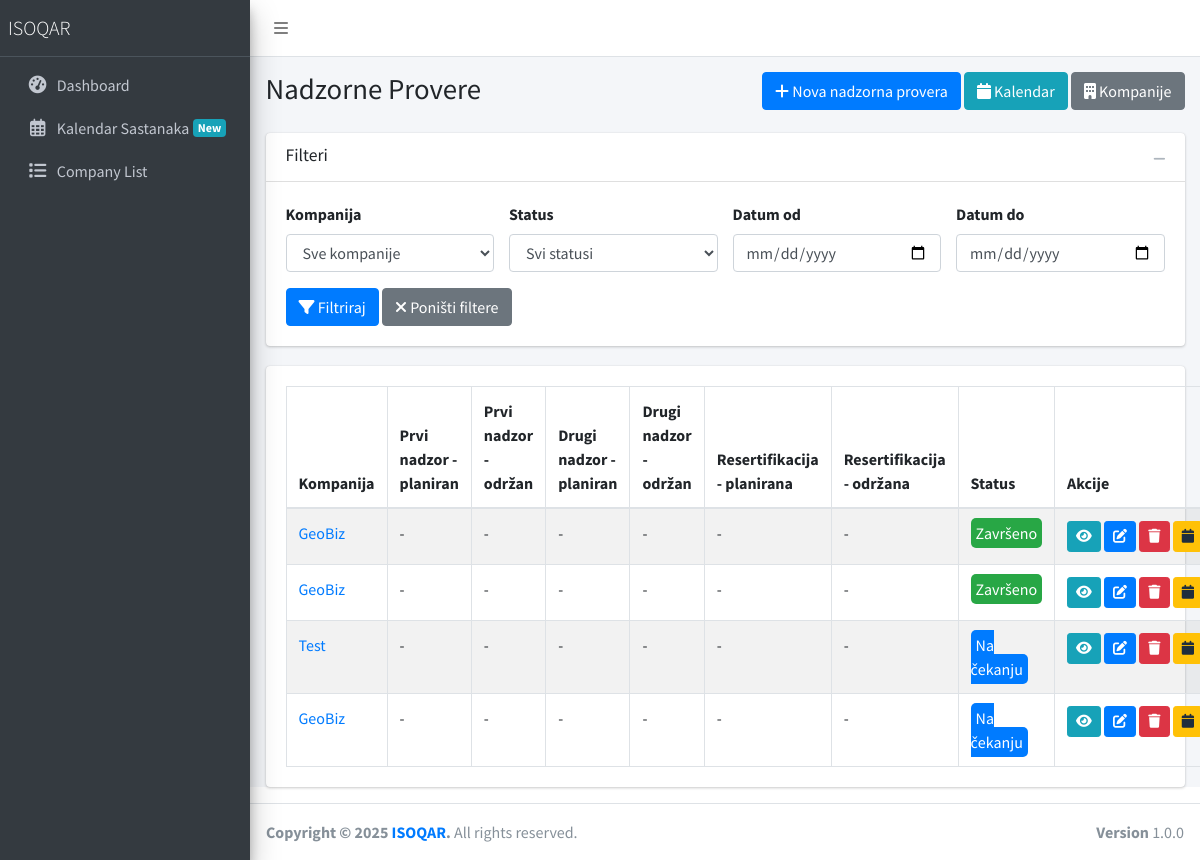
Page /company/audits/ on the earlier database version.
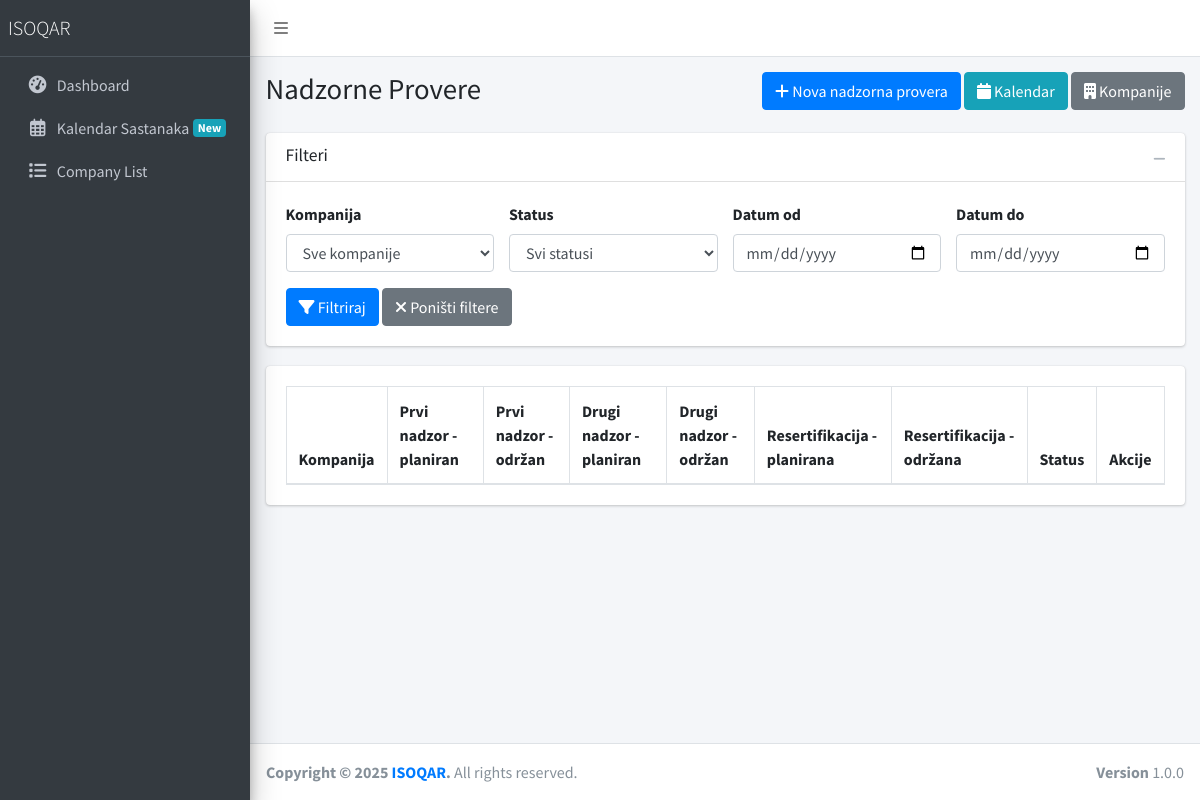
Same page on the later database version.
### company/calendar_models.py (models this page shows, shortened)
class NaredneProvere(models.Model):
    AUDIT_STATUS_CHOICES = [
        ('pending', _('Na čekanju')),
        ('completed', _('Završeno')),
        ('delayed', _('Odlagano')),
        ('overdue', _('Isteklo')),
    ]
    company = models.ForeignKey(
        'Company',
        on_delete=models.CASCADE,
        related_name='naredne_provere',
        verbose_name=_("Kompanija")
    )
    initial_audit_date = models.DateField(_("Datum inicijalne provere"), blank=True, null=True)
    first_surv_due = models.DateField(_("Prvi nadzor - planirano"), blank=True, null=True)
    first_surv_cond = models.DateField(_("Prvi nadzor - održano"), blank=True, null=True)
    second_surv_due = models.DateField(_("Drugi nadzor - planirano"), blank=True, null=True)
    second_surv_cond = models.DateField(_("Drugi nadzor - održano"), blank=True, null=True)
    trinial_audit_due = models.DateField(_("Resertifikacija - planirano"), blank=True, null=True)
    trinial_audit_cond = models.DateField(_("Resertifikacija - održano"), blank=True, null=True)
    status = models.CharField(
        _("Status"),
        max_length=50,
        choices=AUDIT_STATUS_CHOICES,
        default='pending'
    )
    first_surveillance_status = models.CharField(
        _("Status prvog nadzora"),
        max_length=50,
        choices=AUDIT_STATUS_CHOICES,
        default='pending'
    )
    second_surveillance_status = models.CharField(
        _("Status drugog nadzora"),
        max_length=50,
        choices=AUDIT_STATUS_CHOICES,
        default='pending'
    )
    recertification_status = models.CharField(
        _("Status resertifikacije"),
        max_length=50,
        choices=AUDIT_STATUS_CHOICES,
        default='pending'
    )
    notes = models.TextField(_("Napomene"), blank=True, null=True)
    created_at = models.DateTimeField(_("Kreirano"), default=timezone.now)
    updated_at = models.DateTimeField(_("Ažurirano"), auto_now=True)
    class Meta:
        verbose_name = _("Naredna provera")
        verbose_name_plural = _("Naredne provere")

### company/company_models.py (models this page shows, shortened)
class Company(models.Model):
    STATUS_ACTIVE = 'active'
    STATUS_SUSPENDED = 'suspended'
    STATUS_WITHDRAWN = 'withdrawn'
    STATUS_EXPIRED = 'expired'
    STATUS_PENDING = 'pending'
    STATUS_CANCELLED = 'cancelled'
    CERTIFICATE_STATUS_CHOICES = [
        (STATUS_ACTIVE, _('Aktivan')),
        (STATUS_SUSPENDED, _('Suspendovan')),
        (STATUS_WITHDRAWN, _('Deregistrovan')),
        (STATUS_EXPIRED, _('Istekao')),
        (STATUS_PENDING, _('Na čekanju')),
        (STATUS_CANCELLED, _('Otkazan')),
    ]
    name = models.CharField(_("Naziv kompanije"), max_length=200)
    pib = models.CharField(_("PIB"), max_length=9, blank=True, null=True, validators=[
        RegexValidator(r'^\d{9}$', _('PIB mora sadržati tačno 9 cifara'))
    ])
    mb = models.CharField(_("Matični broj"), max_length=8, blank=True, null=True, validators=[
        RegexValidator(r'^\d{8}$', _('Matični broj mora sadržati tačno 8 cifara'))
    ])
    street = models.CharField(_("Ulica"), max_length=200, blank=True, null=True)
    street_number = models.CharField(_("Broj"), max_length=20, blank=True, null=True)
    city = models.CharField(
        _("Grad"),
        max_length=50,
        choices=SERBIA_CITY_CHOICES,
        help_text=_("Izaberite grad"),
        blank=True,
        null=True
    )
    postal_code = models.CharField(_("Poštanski broj"), max_length=10, blank=True, null=True)
    country = models.CharField(_("Država"), max_length=100, default="Srbija")
    phone = models.CharField(_("Telefon"), max_length=50, blank=True, null=True)
    email = models.EmailField(_("Email"), blank=True, null=True)
    website = models.URLField(_("Web sajt"), blank=True, null=True)
    industry = models.CharField(
        _("Industrija"),
        max_length=50,
        choices=INDUSTRY_CHOICES,
        blank=True,
        null=True,
        help_text=_("Izaberite industriju")
    )
    number_of_employees = models.IntegerField(_("Broj zaposlenih"), blank=True, null=True)
    certificate_status = models.CharField(
        _("Status sertifikata"),
        max_length=50,
        choices=CERTIFICATE_STATUS_CHOICES,
        default=STATUS_PENDING
    )
    certificate_number = models.CharField(_("Broj sertifikata"), max_length=100, blank=True, null=True)
    suspension_until_date = models.DateField(_("Suspenzija do datuma"), blank=True, null=True)
    audit_days = models.DecimalField(_("Broj dana audita"), max_digits=18, decimal_places=1, blank=True, null=True)
    initial_audit_conducted_date = models.DateField(_("Datum inicijalnog audita"), blank=True, null=True)
    visits_per_year = models.DecimalField(_("Poseta godišnje"), max_digits=18, decimal_places=0, blank=True, null=True)
    audit_days_each = models.DecimalField(_("Dana po auditu"), max_digits=18, decimal_places=1, blank=True, null=True)
    oblast_registracije = models.TextField(_("Oblast registracije"), blank=True, null=True, help_text=_("Unesite oblast registracije kompanije"))
    notes = models.TextField(_("Napomene"), blank=True, null=True)
    is_active = models.BooleanField(_("Aktivna"), default=True)
    created_at = models.DateTimeField(_("Kreirano"), default=timezone.now)
    updated_at = models.DateTimeField(_("Ažurirano"), auto_now=True)
    class Meta:
        verbose_name = _("Kompanija")
        verbose_name_plural = _("Kompanije")
        ordering = ['-created_at']

### company/views.py (the view, shortened to what this page needs)
# urls.py: path('audits/', AuditListView.as_view(), name='audit_list'),
class AuditListView(ListView):
    model = NaredneProvere
    template_name = 'company/audit-list.html'
    context_object_name = 'audits'
    def get_queryset(self):
        queryset = super().get_queryset().select_related('company')
        company_id = self.request.GET.get('company', None)
        if company_id:
            queryset = queryset.filter(company_id=company_id)
        status = self.request.GET.get('status', None)
        if status:
            queryset = queryset.filter(status=status)
        date_from = self.request.GET.get('date_from', None)
        date_to = self.request.GET.get('date_to', None)
        return queryset
    def get_context_data(self, **kwargs):
        context = super().get_context_data(**kwargs)
        context['companies'] = Company.objects.all().order_by('name')
        context['status_choices'] = NaredneProvere.AUDIT_STATUS_CHOICES
        context['selected_company'] = self.request.GET.get('company', '')
        context['selected_status'] = self.request.GET.get('status', '')
        context['date_from'] = self.request.GET.get('date_from', '')
        context['date_to'] = self.request.GET.get('date_to', '')
        context['today'] = datetime.now()
        return context

### templates/company/audit-list.html (shortened to what this page needs)
{% extends "layouts/base.html" %}
{% block extrastyle %}
<link rel="stylesheet" href="https://cdn.datatables.net/1.13.4/css/jquery.dataTables.min.css">
<link rel="stylesheet" href="https://cdn.datatables.net/1.13.4/css/dataTables.bootstrap4.min.css">
<link rel="stylesheet" href="https://cdn.datatables.net/responsive/2.4.0/css/responsive.bootstrap4.min.css">
<link rel="stylesheet" href="https://cdn.datatables.net/buttons/2.3.3/css/buttons.bootstrap4.min.css">
{% endblock %}
{% block content %}
<div class="content-wrapper">
  <div class="content-header">
    <div class="container-fluid">
      <div class="row mb-2">
        <div class="col-sm-6">
          <h1 class="m-0">Nadzorne Provere</h1>
        </div>
        <div class="col-sm-6">
          <div class="float-sm-right">
            <a href="{% url 'company:audit_create' %}" class="btn btn-primary">
              <i class="fas fa-plus"></i> Nova nadzorna provera
            </a>
            <a href="{% url 'company:calendar' %}" class="btn btn-info">
              <i class="fas fa-calendar"></i> Kalendar
            </a>
            <a href="{% url 'company:list' %}" class="btn btn-secondary">
              <i class="fas fa-building"></i> Kompanije
            </a>
          </div>
        </div>
      </div>
    </div>
  </div>
  <div class="content">
    <div class="container-fluid">
      <div class="card filter-card">
        <div class="card-header">
          <h3 class="card-title">Filteri</h3>
          <div class="card-tools">
            <button type="button" class="btn btn-tool" data-card-widget="collapse">
              <i class="fas fa-minus"></i>
            </button>
          </div>
        </div>
        <div class="card-body">
          <form method="get" action="{% url 'company:audit_list' %}">
            <div class="row">
              <div class="col-md-3">
                <div class="form-group">
                  <label>Kompanija</label>
                  <select name="company" class="form-control">
                    <option value="">Sve kompanije</option>
                  </select>
                </div>
              </div>
              <div class="col-md-3">
                <div class="form-group">
                  <label>Status</label>
                  <select name="status" class="form-control">
                    <option value="">Svi statusi</option>
                  </select>
                </div>
              </div>
              <div class="col-md-3">
                <div class="form-group">
                  <label>Datum od</label>
                  <input type="date" name="date_from" class="form-control" value="{{ date_from }}">
                </div>
              </div>
              <div class="col-md-3">
                <div class="form-group">
                  <label>Datum do</label>
                  <input type="date" name="date_to" class="form-control" value="{{ date_to }}">
                </div>
              </div>
            </div>
            <div class="row">
              <div class="col-12">
                <button type="submit" class="btn btn-primary">
                  <i class="fas fa-filter"></i> Filtriraj
                </button>
                <a href="{% url 'company:audit_list' %}" class="btn btn-secondary">
                  <i class="fas fa-times"></i> Poništi filtere
                </a>
              </div>
            </div>
          </form>
        </div>
      </div>
      <div class="card">
        <div class="card-body">
          <table id="auditsTable" class="table table-bordered table-striped">
            <thead>
              <tr>
                <th>Kompanija</th>
                <th>Prvi nadzor - planiran</th>
                <th>Prvi nadzor - održan</th>
                <th>Drugi nadzor - planiran</th>
                <th>Drugi nadzor - održan</th>
                <th>Resertifikacija - planirana</th>
                <th>Resertifikacija - održana</th>
                <th>Status</th>
                <th>Akcije</th>
              </tr>
            </thead>
            <tbody>
              {% for audit in audits %}
              <tr>
                <td>
                  <a href="{% url 'company:detail' audit.company.id %}">{{ audit.company.name }}</a>
                </td>
                <td class="">
                  {% if audit.first_surv_due %}{{ audit.first_surv_due|date:"d.m.Y" }}{% else %}-{% endif %}
                </td>
                <td>
                  {% if audit.first_surv_cond %}{{ audit.first_surv_cond|date:"d.m.Y" }}{% else %}-{% endif %}
                </td>
                <td class="">
                  {% if audit.second_surv_due %}{{ audit.second_surv_due|date:"d.m.Y" }}{% else %}-{% endif %}
                </td>
                <td>
                  {% if audit.second_surv_cond %}{{ audit.second_surv_cond|date:"d.m.Y" }}{% else %}-{% endif %}
                </td>
                <td class="">
                  {% if audit.trinial_audit_due %}{{ audit.trinial_audit_due|date:"d.m.Y" }}{% else %}-{% endif %}
                </td>
                <td>
                  {% if audit.trinial_audit_cond %}{{ audit.trinial_audit_cond|date:"d.m.Y" }}{% else %}-{% endif %}
                </td>
                <td>
                  <span class="status-{{ audit.status }}">{{ audit.get_status_display }}</span>
                </td>
                <td class="action-buttons">
                  <a href="{% url 'company:audit_detail' audit.id %}" class="btn btn-sm btn-info" title="Detalji">
                    <i class="fas fa-eye"></i>
                  </a>
                  <a href="{% url 'company:audit_update' audit.id %}" class="btn btn-sm btn-primary" title="Izmeni">
                    <i class="fas fa-edit"></i>
                  </a>
                  <a href="{% url 'company:audit_delete' audit.id %}" class="btn btn-sm btn-danger" title="Obriši">
                    <i class="fas fa-trash"></i>
                  </a>
                  <a href="{% url 'company:calendar' %}" class="btn btn-sm btn-warning" title="Kalendar">
                    <i class="fas fa-calendar"></i>
                  </a>
                </td>
              </tr>
              {% endfor %}
            </tbody>
          </table>
        </div>
      </div>
    </div>
  </div>
</div>
{% endblock %}

### templates/layouts/base.html (shortened to what this page needs)
<!DOCTYPE html>
{% load static %}
<html lang="en">
<head>
  <link rel="stylesheet" href="{% static 'css/all.min.css' %}">
  <link rel="stylesheet" href="{% static 'css/adminlte.min.css' %}">
  <link rel="stylesheet" href="{% static 'css/jquery-ui.min.css' %}">
  {% block extrastyle %}{% endblock %}
</head>
<body class="{% block bodyclass %}{% endblock %}">
<div class="wrapper">
  {% include 'layouts/navbar.html' %}
  {% include 'layouts/sidebar.html' %}
  {% block content %}{% endblock %}
  {% include 'layouts/footer.html' %}
</div>

### templates/layouts/navbar.html
<nav class="main-header navbar navbar-expand navbar-white navbar-light">
    <ul class="navbar-nav">
      <li class="nav-item">
        <a class="nav-link" data-widget="pushmenu" href="#" role="button"><i class="fas fa-bars"></i></a>
      </li>
    </ul>
</nav>

### templates/layouts/sidebar.html
<aside class="main-sidebar sidebar-dark-primary elevation-4">
    <a href="/" class="brand-link">
      <span class="brand-text font-weight-light">ISOQAR</span>
    </a>
    <div class="sidebar">
<nav class="mt-2">
    <ul class="nav nav-pills nav-sidebar flex-column" data-widget="treeview" role="menu" data-accordion="false">
        <li class="nav-item">
            <a href="{% url 'home' %}" class="nav-link">
                <i class="nav-icon fas fa-tachometer-alt"></i>
                <p>Dashboard</p>
            </a>
        </li>
          <li class="nav-item">
            <a href="{% url 'company:calendar' %}" class="nav-link">
              <i class="nav-icon far fa-calendar-alt"></i>
              <p>
                Kalendar Sastanaka
                <span class="badge badge-info right">New</span>
              </p>
            </a>
          </li>
          <li class="nav-item">
            <a href="{% url 'company:list' %}" class="nav-link">
              <i class="nav-icon fas fa-list"></i>
              <p>Company List</p>
            </a>
          </li>
        </ul>
      </nav>
    </div>
</aside>

### templates/layouts/footer.html
  <footer class="main-footer">
    <div class="float-right d-none d-sm-block">
      <b>Version</b> 1.0.0
    </div>
    <strong>Copyright &copy; 2025 <a href="https://isoqar.rs">ISOQAR</a>.</strong> All rights reserved.
  </footer>

### templates/company/audit-list.html (style rules this page uses)
.filter-card { margin-bottom: 20px; }

Differences in the rows shown:
removed NaredneProvere: company.name "GeoBiz", status "Završeno"
removed NaredneProvere: company.name "GeoBiz", status "Završeno"
removed NaredneProvere: company.name "Test", status "Na čekanju"
removed NaredneProvere: company.name "GeoBiz", status "Na čekanju"
